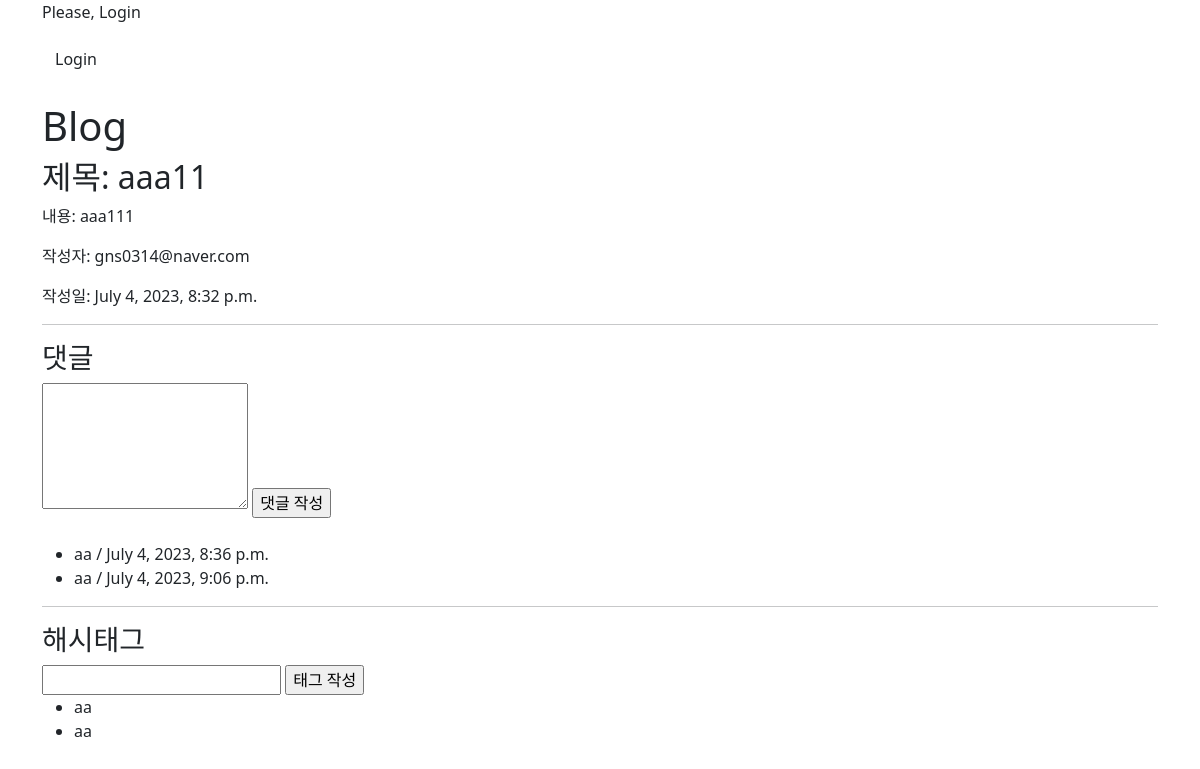
/blog/detail/2/, run on an earlier commit of the app's database.
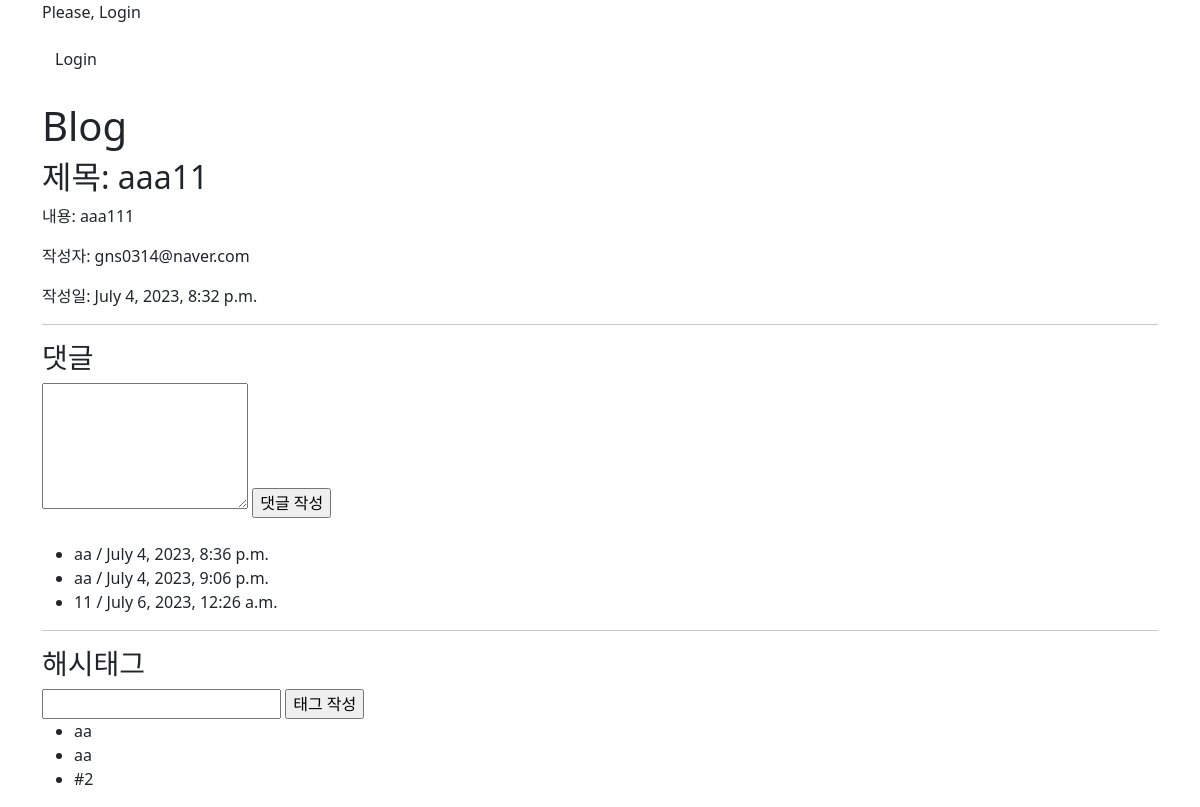
And on a later commit of the database.
### blog/models.py (models this page shows, shortened)
class Comment(models.Model):
    post = models.ForeignKey('Post', on_delete=models.CASCADE)
    content = models.TextField()
    writer = models.ForeignKey(User, on_delete=models.CASCADE)
    created_at = models.DateTimeField(auto_now_add=True)

class HashTag(models.Model):
    post = models.ForeignKey('Post', on_delete=models.CASCADE)
    name = models.CharField(max_length=10)
    writer = models.ForeignKey(User, on_delete=models.CASCADE)
    def __str__(self):
        return self.name

### blog/views.py (the view)
# urls.py: path("detail/<int:pk>/", views.DetailView.as_view(), name='detail'), # /blog/detail/1
class DetailView(View):
    def get(self, request, pk): # post_id: 데이터베이스 post_id
        post = Post.objects.get(pk=pk)
        comments = Comment.objects.select_related('post') # -> comments[0]
        hashtags = HashTag.objects.select_related('post')
        comment_form = CommentForm()
        hashtag_form = HashTagForm()
        context = {
            "title": "Blog",
            'post_id': pk,
            'post_title': comments[0].post.title,
            'post_content': comments[0].post.content,
            'post_writer': comments[0].post.writer,
            'post_created_at': comments[0].post.created_at,
            'comments': comments,
            'hashtags': hashtags,
            'comment_form': comment_form,
            'hashtag_form': hashtag_form,
        }
        return render(request, 'blog/post_detail.html', context)

### blog/forms.py
class CommentForm(forms.ModelForm):
    class Meta:
        model = Comment
        fields = ['content']
        widgets = {
            'content': forms.Textarea(attrs={'rows': '5', 'cols': '20'})
        }

class HashTagForm(forms.ModelForm):
    class Meta:
        model = HashTag
        fields = ['name']

### blog/templates/blog/post_detail.html (shortened to what this page needs)
{% extends 'base.html' %}
{% block content %}
    <h2>제목: {{ post_title }}</h2>
    <p>내용: {{ post_content }}</p>
    <p>작성자: {{ post_writer }}</p>
    <p>작성일: {{ post_created_at }}</p>
    <hr>
    <h3>댓글</h3>
    <form action="{% url 'blog:cm-write' pk=post_id %}" method="post">
        {% if comment_form.errors %}
            {% with form=comment_form %}
                {% include 'blog/form_error.html' %}
            {% endwith %}
        {% else %}
            {{ comment_form.content }}
        {% endif %}
        <input type="submit" value="댓글 작성">
    </form>
    <br>
    {% if comments %}
        <ul>
            {% for comment in comments %}
                <li>{{ comment.content }} / {{ comment.created_at }}
                </li>
            {% endfor %}
        </ul>
    {% else %}
        <p>댓글이 없습니다.</p>
    {% endif %}
    <hr>
    <h3>해시태그</h3>
    <form action="{% url 'blog:tag-write' pk=post_id %}" method="post">
        {% if hashtag_form.errors %}
            {% with form=hashtag_form %}
                {% include 'blog/form_error.html' %}
            {% endwith %}
        {% else %}
            {{ hashtag_form.name }}
        {% endif %}
        <input type="submit" value="태그 작성">
    </form>
    {% if hashtags %}
    <ul>
        {% for hashtag in hashtags %}
        <li>
            {{ hashtag }}
        </li>
        {% endfor %}
    </ul>
    {% else %}
    <br>
    <p>해시태그가 없습니다.</p>
    {% endif %}
{% endblock %}

What changed in the data, as far as the page shows it:
added Comment: content "11", created_at "July 6, 2023, 12:26 a.m."
added HashTag: name "#2"
